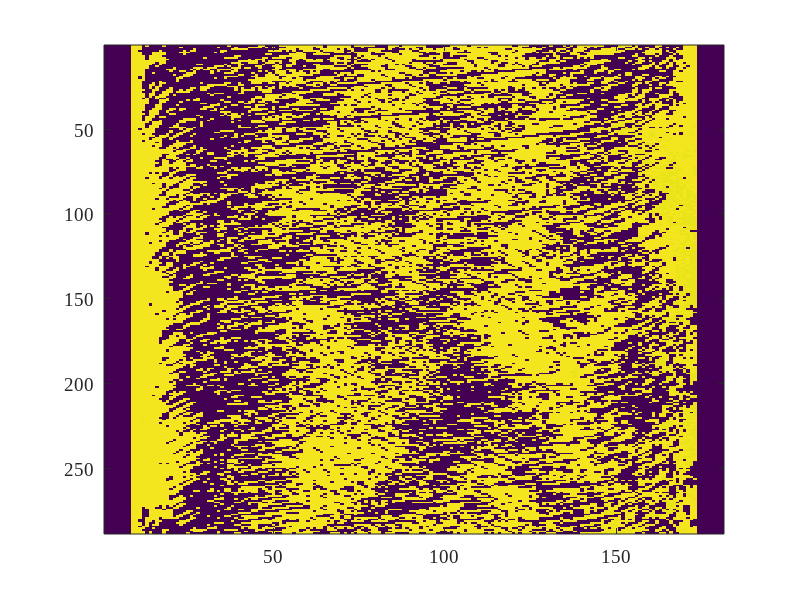

MATLAB code to generate this figure: (Note: this script raises an error after producing the figure.)
% Analysis of AOT data
set(0,'defaultaxesfontsize',14)
set(0,'defaulttextfontsize',14)
set(0,'defaultaxesfontname','Times New Roman')
set(0,'defaulttextfontname','Times New Roman')


%cd \\stat.ad.ncsu.edu\Redirect\guinness\Documents\research\carlik\code\codeforjcgs

load('uow176043.mat');
pred_lat(pred_lat == 89.75) = 90;
pred_lat(pred_lat == -89.75) = -90; 
lat2 = (lat - min(pred_lat))/1 + 1;
lon2 = (lon - min(pred_lon))/1.25 + 1;
observedmap = zeros(288,181);
for i = 1:26633
observedmap(lon2(i),lat2(i)) = 1;
end;

subdata = zeros(288,181);
for i = 1:26633
subdata(lon2(i),lat2(i)) = z(i);
end;


imagesc(subdata)
boldn = size(subdata);
n1 = boldn(1);
n2 = boldn(2);
n = n1*n2;
observedmap = double(observedmap);
zarray = double(subdata);


nu = 1;

J = 4;

getQ = @getQ_none;
pattern2 = @getSparsePattern;

[i1,i2array] = pattern2(observedmap,nu);

sum( sum(i2array~=0) ~= 13 )
N = sum(observedmap(:));

D = ones(n,1);
beta = 0.1;

% nugget
options = optimset('display','iter','tolFun',1e-4);
tic
-loglikfast(zarray,observedmap,i1,i2array,D,.1,[1000 exp(log([0.01 0.3]))],nu,J,1,1);
funtomax = @(x) -loglikfast(zarray,observedmap,i1,i2array,D,.1,[1000 exp(x)],nu,J,1,1);
[maxparms,~] = fminunc(funtomax,log([0.01 0.3]),options);
kappasq = exp(maxparms(1));
nug = exp(maxparms(2));
[loglik0,betahat,tausq] = loglikfast(zarray,observedmap,i1,i2array,D,beta,[1 kappasq nug],nu,J,1,1);
toc
fprintf('%4.4f & %6.2f & %7.4f & %7.4f \n',betahat,sqrt(tausq),sqrt(kappasq),sqrt(nug/tausq))


% no nugget
% options = optimset('display','iter','tolFun',1e-4);
% tic
% funtomax = @(x) -loglikfast(zarray,observedmap,i1,i2array,D,0.1488435,[6035.303 exp(x) 0],nu,J,1,1);
% [maxparms00,~] = fminunc(funtomax,log([0.01305645]),options);
% kappasq00 = exp(maxparms00(1));
% [loglik00,betahat00,tausq00] = loglikfast(zarray,observedmap,i1,i2array,D,beta,[1 kappasq00 0],nu,J,1,1);
% toc
% fprintf('%4.4f & %6.2f & %7.4f & %7.4f \n',betahat00,sqrt(tausq00),sqrt(kappasq00),sqrt(0/tausq00))
% loglik0-loglik00
% 
% 
% % from INLA
% % max.edge=8
% betahat1 = 0.1608928;
% parms1 = [11938.83 0.001857262 1.048826];
% loglik1 = loglikfast(zarray,observedmap,i1,i2array,D,betahat1,parms1,nu,J,0,0);
% t1 = 0.61;
% llINLA1 = 69515.71;
% llINLA1 - loglik1
% fprintf('%6.1f \n',loglik0-loglik1)
% fprintf('%4.4f & %6.2f & %7.4f & %7.4f \n',betahat1,sqrt(parms1(1)),sqrt(parms1(2)),sqrt(parms1(3)/parms1(1)))
% 
% % max.edge = 6
% betahat2 = 0.1496868;
% parms2 = [7830.103 0.007306493 0.5691455];
% loglik2 = loglikfast(zarray,observedmap,i1,i2array,D,betahat2,parms2,nu,J,0,0);
% t2 = 1.23;
% llINLA2 = 70800.23;
% llINLA2 - loglik2
% fprintf('%6.1f \n',loglik0-loglik2)
% fprintf('%4.4f & %6.2f & %7.4f & %7.4f \n',betahat2,sqrt(parms2(1)),sqrt(parms2(2)),sqrt(parms2(3)/parms2(1)))
% 
% % max.edge = 4
% betahat3 = 0.1490246;
% parms3 = [6244.351 0.01267662 0.3657674];
% loglik3 = loglikfast(zarray,observedmap,i1,i2array,D,betahat3,parms3,nu,J,0,0);
% t3 = 3.23;
% llINLA3 =  71829.78;
% llINLA3 - loglik3
% fprintf('%6.1f \n',loglik0-loglik3)
% fprintf('%4.4f & %6.2f & %7.4f & %7.4f \n',betahat3,sqrt(parms3(1)),sqrt(parms3(2)),sqrt(parms3(3)/parms3(1)))
% 
% % max.edge = 2
% betahat4 = 0.147112;
% parms4 = [3385.925 0.02939593 0.1243893];
% loglik4 = loglikfast(zarray,observedmap,i1,i2array,D,betahat4,parms4,nu,J,0,0);
% t4 = 33.2;
% llINLA4 = 72962.30;
% llINLA4 - loglik4
% fprintf('%6.1f \n',loglik0-loglik4)
% fprintf('%4.4f & %6.2f & %7.4f & %7.4f \n',betahat4,sqrt(parms4(1)),sqrt(parms4(2)),sqrt(parms4(3)/parms4(1)))
% 
% 
% 
% 
% % fit using a block-independent likelihood
% datamattemp = dlmread('readseadatavec.txt',' ',1,0);
% datamat = datamattemp(:,[4 7 10]);
% coords = datamat(:,1:2);
% z = datamat(:,3);
% 
% 
% lpoints = [1 50; 420 300];
% slp1 = diff(lpoints(:,1))/diff(lpoints(:,2))
% th = atan(1/slp1);
% rotmat = [cos(th),-sin(th);sin(th),cos(th)];
% coordstrans = ( rotmat*coords' )';
% 
% cutpoints = [0;110;145;180;210;240;270;300;325;350;375;397;422;450;520];
% plot(coordstrans(:,1),coordstrans(:,2),'.')
% hold on
% for j = 1:length(cutpoints)
%     plot([-100 200],[cutpoints(j) cutpoints(j)],'color','k')
% end
% hold off
% 
% blocks = cell(length(cutpoints)-1,1);
% npoints = zeros(length(cutpoints)-1,1);
% allinds = (1:size(coords,1))';
% for j = 2:length(cutpoints)
%    inds = coordstrans(:,2) <= cutpoints(j) & coordstrans(:,2) > cutpoints(j-1);
%    blocks{j-1} =  allinds(inds);
%    npoints(j-1) = sum( coordstrans(:,2) <= cutpoints(j) & coordstrans(:,2) > cutpoints(j-1) );
% end
% npoints
% 
% nu = 1;
% J = 3;
% 
% 
% options = optimset('display','iter','tolFun',1e-4);
% D0 = ones(length(z),1);
% funtomax = @(x) -loglikblocks(z,coords,blocks,D0,x(3),[1 exp(x(1:2))],nu,J);
% tic
% [maxparmsb,~] = fminunc(funtomax,[log(parms3(2:3)) .1468],options);
% [~,tausq] = loglikblocks(z,coords,blocks,D0,0.25,[1 exp(maxparmsb)],nu,J);
% toc
% loglikb = loglikfast(zarray,observedmap,i1,i2array,D,0.15,[tausq exp(maxparmsb(1:2))],nu,J,0,0);
% fprintf('%6.1f \n',loglik0-loglikb)
% sqrt([tausq, exp(maxparmsb(1)), exp(maxparmsb(2))/tausq, maxparmsb(3)^2])
% 
% 
% 
% % use vecchia likelihood
% cutpoints = [0,80:15:185,198:12:294,304:10:424,436,452,474, 520]';
% blocks = cell(length(cutpoints)-1,1);
% npoints = zeros(length(cutpoints)-1,1);
% allinds = (1:size(coords,1))';
% for j = 2:length(cutpoints)
%    inds = coordstrans(:,2) <= cutpoints(j) & coordstrans(:,2) > cutpoints(j-1);
%    blocks{j-1} =  allinds(inds);
% end
% nu = 1;
% J = 3;
% 
% options = optimset('display','iter','tolFun',1e-4);
% D0 = ones(length(z),1);
% funtomax = @(x) -loglikvecchia(z,coords,blocks,D0,x(3),[1 exp(x(1:2))],nu,J);
% tic
% [maxparmsb,~] = fminunc(funtomax,[log(parms3(2:3)) 0.15],options);
% [~,tausq] = loglikvecchia(z,coords,blocks,D0,0.25,[1 exp(maxparmsb)],nu,J);
% toc
% loglikb = loglikfast(zarray,observedmap,i1,i2array,D,0.15,[tausq exp(maxparmsb(1:2))],nu,J,0,0);
% fprintf('%6.1f \n',loglik0-loglikb)
% sqrt([tausq exp(maxparmsb(1)) exp(maxparmsb(2))/tausq maxparmsb(3)^2])
% 
% 



